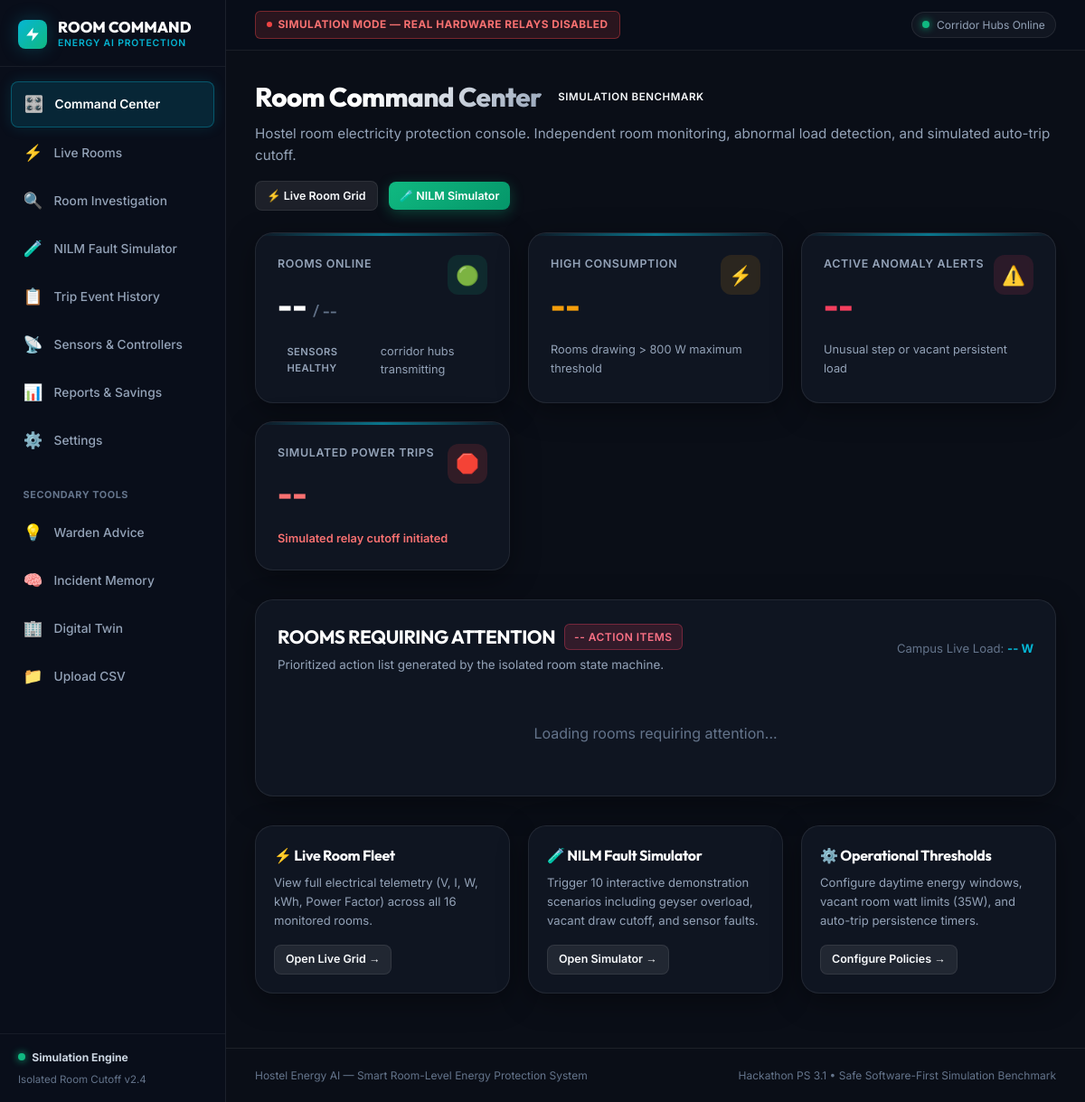
Before: /command-center with the older database file.
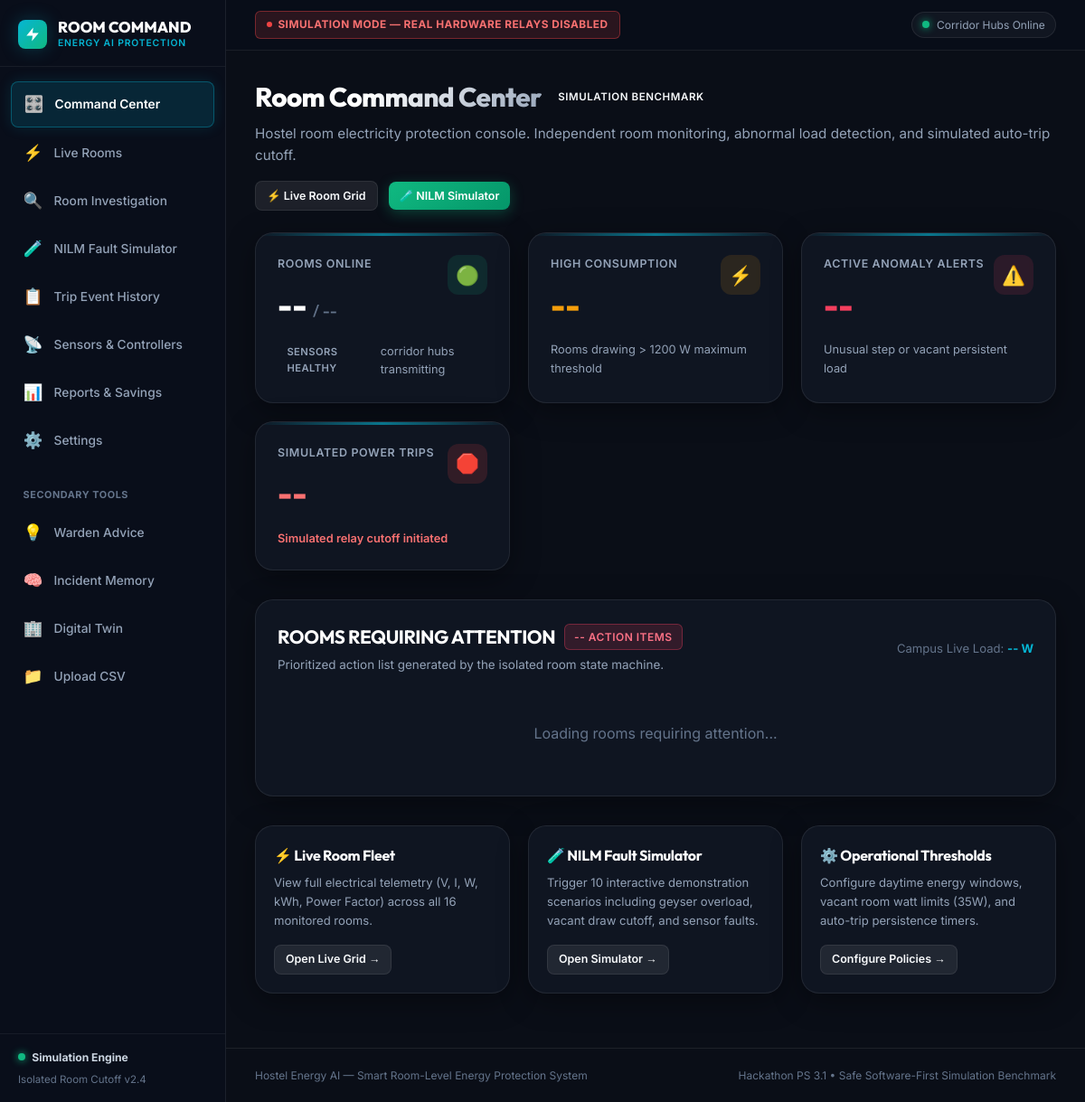
After: the same page with the newer database file.
### tables this page shows
CREATE TABLE system_settings (
        key TEXT PRIMARY KEY,
        value TEXT NOT NULL,
        description TEXT
    );

### routes/views.py (the view)
@views_bp.route("/")
@views_bp.route("/command-center")
def command_center():
    settings = _room_mgr.get_system_settings()
    return render_template(
        "command_center.html",
        active_page="command_center",
        settings=settings,
        blocks=Config.HOSTEL_BLOCKS,
        disclaimer=Config.DISCLAIMER_TEXT
    )

### database.py (called while the page is built)
def get_db_connection(db_path=None):
    if db_path is None:
        db_path = Config.DATABASE_PATH
    conn = sqlite3.connect(db_path, timeout=30.0)
    try:
        conn.execute("PRAGMA journal_mode=WAL;")
        conn.execute("PRAGMA busy_timeout=30000;")
    except Exception:
        pass
    conn.row_factory = sqlite3.Row
    return conn

### services/room_manager.py (called while the page is built)
    def get_system_settings(self):
        conn = get_db_connection()
        cursor = conn.cursor()
        cursor.execute("SELECT key, value, description FROM system_settings")
        rows = cursor.fetchall()
        conn.close()
        settings = {r["key"]: r["value"] for r in rows}
        return settings

### templates/command_center.html (shortened to what this page needs)
{% extends "base.html" %}
{% block content %}
<div class="page-header" style="margin-bottom: 1.5rem; display: flex; justify-content: space-between; align-items: flex-start; flex-wrap: wrap; gap: 1rem;">
  <div>
    <div style="display: flex; align-items: center; gap: 0.5rem; margin-bottom: 0.25rem;">
      <h1 class="page-title" style="font-size: 1.85rem; font-weight: 800;">Room Command Center</h1>
      <span class="badge badge-normal" style="font-size: 0.72rem; letter-spacing: 0.05em;">SIMULATION BENCHMARK</span>
    </div>
    <p class="page-subtitle" style="font-size: 0.95rem; color: var(--text-secondary);">
      Hostel room electricity protection console. Independent room monitoring, abnormal load detection, and simulated auto-trip cutoff.
    </p>
  </div>
  <div style="display: flex; gap: 0.75rem; align-items: center;">
    <a href="{{ url_for('views.live_rooms') }}" class="btn btn-secondary btn-sm">
      ⚡ Live Room Grid
    </a>
    <a href="{{ url_for('views.nilm_simulator') }}" class="btn btn-emerald btn-sm">
      🧪 NILM Simulator
    </a>
  </div>
</div>
<div style="display: grid; grid-template-columns: repeat(auto-fit, minmax(230px, 1fr)); gap: 1.25rem; margin-bottom: 2rem;">
  <div class="glass-panel kpi-card" style="padding: 1.5rem;">
    <div style="display: flex; justify-content: space-between; align-items: flex-start;">
      <div>
        <div style="font-size: 0.78rem; text-transform: uppercase; color: var(--text-secondary); font-weight: 600; letter-spacing: 0.05em;">Rooms Online</div>
        <div id="stat-rooms-online" style="font-size: 2.2rem; font-weight: 800; color: #fff; margin-top: 0.4rem; font-family: var(--font-heading);">
          -- <span style="font-size: 1.1rem; color: var(--text-muted); font-weight: 500;">/ --</span>
        </div>
      </div>
      <div style="background: rgba(16, 185, 129, 0.12); color: var(--accent-emerald); width: 44px; height: 44px; border-radius: 12px; display: flex; align-items: center; justify-content: center; font-size: 1.3rem;">
        🟢
      </div>
    </div>
    <div style="margin-top: 0.75rem; font-size: 0.8rem; color: var(--text-secondary); display: flex; align-items: center; gap: 0.4rem;">
      <span class="badge badge-normal" style="font-size: 0.7rem;">Sensors Healthy</span>
      <span>corridor hubs transmitting</span>
    </div>
  </div>
  <div class="glass-panel kpi-card" style="padding: 1.5rem;">
    <div style="display: flex; justify-content: space-between; align-items: flex-start;">
      <div>
        <div style="font-size: 0.78rem; text-transform: uppercase; color: var(--text-secondary); font-weight: 600; letter-spacing: 0.05em;">High Consumption</div>
        <div id="stat-rooms-high" style="font-size: 2.2rem; font-weight: 800; color: var(--accent-amber); margin-top: 0.4rem; font-family: var(--font-heading);">
          --
        </div>
      </div>
      <div style="background: rgba(245, 158, 11, 0.12); color: var(--accent-amber); width: 44px; height: 44px; border-radius: 12px; display: flex; align-items: center; justify-content: center; font-size: 1.3rem;">
        ⚡
      </div>
    </div>
    <div style="margin-top: 0.75rem; font-size: 0.8rem; color: var(--text-secondary);">
      Rooms drawing &gt; <span id="label-high-threshold">{{ (settings.high_power_threshold_w | default('1200.0')) | float | round | int }}</span> W maximum threshold
    </div>
  </div>
  <div class="glass-panel kpi-card" style="padding: 1.5rem;">
    <div style="display: flex; justify-content: space-between; align-items: flex-start;">
      <div>
        <div style="font-size: 0.78rem; text-transform: uppercase; color: var(--text-secondary); font-weight: 600; letter-spacing: 0.05em;">Active Anomaly Alerts</div>
        <div id="stat-active-anomalies" style="font-size: 2.2rem; font-weight: 800; color: var(--accent-rose); margin-top: 0.4rem; font-family: var(--font-heading);">
          --
        </div>
      </div>
      <div style="background: rgba(244, 63, 94, 0.12); color: var(--accent-rose); width: 44px; height: 44px; border-radius: 12px; display: flex; align-items: center; justify-content: center; font-size: 1.3rem;">
        ⚠️
      </div>
    </div>
    <div style="margin-top: 0.75rem; font-size: 0.8rem; color: var(--text-secondary);">
      Unusual step or vacant persistent load
    </div>
  </div>
  <div class="glass-panel kpi-card" style="padding: 1.5rem;">
    <div style="display: flex; justify-content: space-between; align-items: flex-start;">
      <div>
        <div style="font-size: 0.78rem; text-transform: uppercase; color: var(--text-secondary); font-weight: 600; letter-spacing: 0.05em;">Simulated Power Trips</div>
        <div id="stat-simulated-trips" style="font-size: 2.2rem; font-weight: 800; color: #f87171; margin-top: 0.4rem; font-family: var(--font-heading);">
          --
        </div>
      </div>
      <div style="background: rgba(239, 68, 68, 0.15); color: #f87171; width: 44px; height: 44px; border-radius: 12px; display: flex; align-items: center; justify-content: center; font-size: 1.3rem;">
        🛑
      </div>
    </div>
    <div style="margin-top: 0.75rem; font-size: 0.8rem; color: #f87171; font-weight: 600;">
      Simulated relay cutoff initiated
    </div>
  </div>
</div>
<div class="glass-panel" style="padding: 1.5rem; margin-bottom: 2rem;">
  <div style="display: flex; justify-content: space-between; align-items: center; margin-bottom: 1.25rem; flex-wrap: wrap; gap: 0.75rem;">
    <div>
      <div style="display: flex; align-items: center; gap: 0.6rem;">
        <h3 style="font-size: 1.3rem; font-weight: 700; color: #fff;">ROOMS REQUIRING ATTENTION</h3>
        <span id="attention-count-badge" class="badge badge-critical">-- Action Items</span>
      </div>
      <p style="font-size: 0.84rem; color: var(--text-secondary); margin-top: 0.25rem;">
        Prioritized action list generated by the isolated room state machine.
      </p>
    </div>
    <div style="font-size: 0.82rem; color: var(--text-muted);">
      Campus Live Load: <strong id="campus-live-watts" style="color: var(--accent-cyan);">-- W</strong>
    </div>
  </div>
  <div id="attention-rooms-list" style="display: flex; flex-direction: column; gap: 1rem;">
    <div style="padding: 2rem; text-align: center; color: var(--text-muted);">
      Loading rooms requiring attention...
    </div>
  </div>
</div>
<div style="display: grid; grid-template-columns: repeat(auto-fit, minmax(280px, 1fr)); gap: 1.25rem;">
  <div class="glass-panel" style="padding: 1.25rem;">
    <h4 style="font-size: 1rem; font-weight: 700; color: #fff; margin-bottom: 0.35rem;">⚡ Live Room Fleet</h4>
    <p style="font-size: 0.82rem; color: var(--text-secondary); margin-bottom: 1rem;">
      View full electrical telemetry (V, I, W, kWh, Power Factor) across all 16 monitored rooms.
    </p>
    <a href="{{ url_for('views.live_rooms') }}" class="btn btn-secondary btn-sm">Open Live Grid &rarr;</a>
  </div>
  <div class="glass-panel" style="padding: 1.25rem;">
    <h4 style="font-size: 1rem; font-weight: 700; color: #fff; margin-bottom: 0.35rem;">🧪 NILM Fault Simulator</h4>
    <p style="font-size: 0.82rem; color: var(--text-secondary); margin-bottom: 1rem;">
      Trigger 10 interactive demonstration scenarios including geyser overload, vacant draw cutoff, and sensor faults.
    </p>
    <a href="{{ url_for('views.nilm_simulator') }}" class="btn btn-secondary btn-sm">Open Simulator &rarr;</a>
  </div>
  <div class="glass-panel" style="padding: 1.25rem;">
    <h4 style="font-size: 1rem; font-weight: 700; color: #fff; margin-bottom: 0.35rem;">⚙️ Operational Thresholds</h4>
    <p style="font-size: 0.82rem; color: var(--text-secondary); margin-bottom: 1rem;">
      Configure daytime energy windows, vacant room watt limits (35W), and auto-trip persistence timers.
    </p>
    <a href="{{ url_for('views.settings') }}" class="btn btn-secondary btn-sm">Configure Policies &rarr;</a>
  </div>
</div>
{% endblock %}

### templates/base.html (shortened to what this page needs)
<!DOCTYPE html>
<html lang="en">
<head>
  <link rel="stylesheet" href="{{ url_for('static', filename='css/style.css') }}">
</head>
<body>
  <div class="app-container">
    <aside class="sidebar" id="sidebar">
      <div class="sidebar-header">
        <a href="{{ url_for('views.command_center') }}" class="sidebar-brand">
          <div class="nav-brand-logo" style="width: 32px; height: 32px; border-radius: 8px;">
            <svg viewBox="0 0 24 24" style="width: 18px; height: 18px;">
              <path d="M13 2L3 14h9l-1 8 10-12h-9l1-8z"/>
            </svg>
          </div>
          <div>
            <div class="sidebar-brand-title">ROOM COMMAND</div>
            <span class="sidebar-brand-sub">Energy AI Protection</span>
          </div>
        </a>
      </div>
      <ul class="sidebar-nav">
        <li>
          <a href="{{ url_for('views.command_center') }}" class="sidebar-link {% if active_page == 'command_center' %}active{% endif %}">
            <span class="sidebar-link-icon">🎛️</span>
            <span>Command Center</span>
          </a>
        </li>
        <li>
          <a href="{{ url_for('views.live_rooms') }}" class="sidebar-link {% if active_page == 'live_rooms' %}active{% endif %}">
            <span class="sidebar-link-icon">⚡</span>
            <span>Live Rooms</span>
          </a>
        </li>
        <li>
          <a href="{{ url_for('views.investigation') }}" class="sidebar-link {% if active_page == 'investigation' %}active{% endif %}">
            <span class="sidebar-link-icon">🔍</span>
            <span>Room Investigation</span>
          </a>
        </li>
        <li>
          <a href="{{ url_for('views.nilm_simulator') }}" class="sidebar-link {% if active_page == 'nilm_simulator' %}active{% endif %}">
            <span class="sidebar-link-icon">🧪</span>
            <span>NILM Fault Simulator</span>
          </a>
        </li>
        <li>
          <a href="{{ url_for('views.trip_history') }}" class="sidebar-link {% if active_page == 'trip_history' %}active{% endif %}">
            <span class="sidebar-link-icon">📋</span>
            <span>Trip Event History</span>
          </a>
        </li>
        <li>
          <a href="{{ url_for('views.hardware') }}" class="sidebar-link {% if active_page == 'sensors' %}active{% endif %}">
            <span class="sidebar-link-icon">📡</span>
            <span>Sensors & Controllers</span>
          </a>
        </li>
        <li>
          <a href="{{ url_for('views.reports') }}" class="sidebar-link {% if active_page == 'reports' %}active{% endif %}">
            <span class="sidebar-link-icon">📊</span>
            <span>Reports & Savings</span>
          </a>
        </li>
        <li>
          <a href="{{ url_for('views.settings') }}" class="sidebar-link {% if active_page == 'settings' %}active{% endif %}">
            <span class="sidebar-link-icon">⚙️</span>
            <span>Settings</span>
          </a>
        </li>
        <li style="margin-top: 1rem; padding: 0.5rem 0.85rem 0.25rem 0.85rem; font-size: 0.68rem; color: var(--text-muted); text-transform: uppercase; font-weight: 700; letter-spacing: 0.05em;">
          Secondary Tools
        </li>
        <li>
          <a href="{{ url_for('views.recommendations') }}" class="sidebar-link {% if active_page == 'recommendations' %}active{% endif %}">
            <span class="sidebar-link-icon">💡</span>
            <span>Warden Advice</span>
          </a>
        </li>
        <li>
          <a href="{{ url_for('views.incidents') }}" class="sidebar-link {% if active_page == 'incidents' %}active{% endif %}">
            <span class="sidebar-link-icon">🧠</span>
            <span>Incident Memory</span>
          </a>
        </li>
        <li>
          <a href="{{ url_for('views.digital_twin') }}" class="sidebar-link {% if active_page == 'digital_twin' %}active{% endif %}">
            <span class="sidebar-link-icon">🏢</span>
            <span>Digital Twin</span>
          </a>
        </li>
        <li>
          <a href="{{ url_for('views.upload') }}" class="sidebar-link {% if active_page == 'upload' %}active{% endif %}">
            <span class="sidebar-link-icon">📁</span>
            <span>Upload CSV</span>
          </a>
        </li>
      </ul>
      <div class="sidebar-footer">
        <div style="display: flex; align-items: center; gap: 0.45rem; margin-bottom: 0.35rem;">
          <div class="status-dot"></div>
          <strong style="color: #cbd5e1; font-size: 0.76rem;">Simulation Engine</strong>
        </div>
        <div>Isolated Room Cutoff v2.4</div>
      </div>
    </aside>
    <div class="main-wrapper">
      <header class="topbar">
        <div style="display: flex; align-items: center; gap: 1rem;">
          <span class="safety-badge">
            <span style="display: inline-block; width: 6px; height: 6px; background: #ef4444; border-radius: 50%;"></span>
            SIMULATION MODE — REAL HARDWARE RELAYS DISABLED
          </span>
        </div>
        <div style="display: flex; align-items: center; gap: 1.25rem;">
          <div class="status-indicator" style="padding: 0.25rem 0.7rem; font-size: 0.75rem;">
            <div class="status-dot"></div>
            <span>Corridor Hubs Online</span>
          </div>
        </div>
      </header>
      <main class="main-content" style="padding: 1.75rem 2rem; flex: 1;">
        {% block content %}{% endblock %}
      </main>
      <footer class="footer" style="margin-top: 2rem; padding: 1.25rem 2rem; font-size: 0.75rem;">
        <div style="display: flex; justify-content: space-between; align-items: center; flex-wrap: wrap; gap: 0.5rem;">
          <span>Hostel Energy AI — Smart Room-Level Energy Protection System</span>
          <span style="color: var(--text-muted);">Hackathon PS 3.1 • Safe Software-First Simulation Benchmark</span>
        </div>
      </footer>
    </div>
  </div>
</body>
</html>

Changed rows visible on the page:
changed system_settings: value "800" → "1200"
